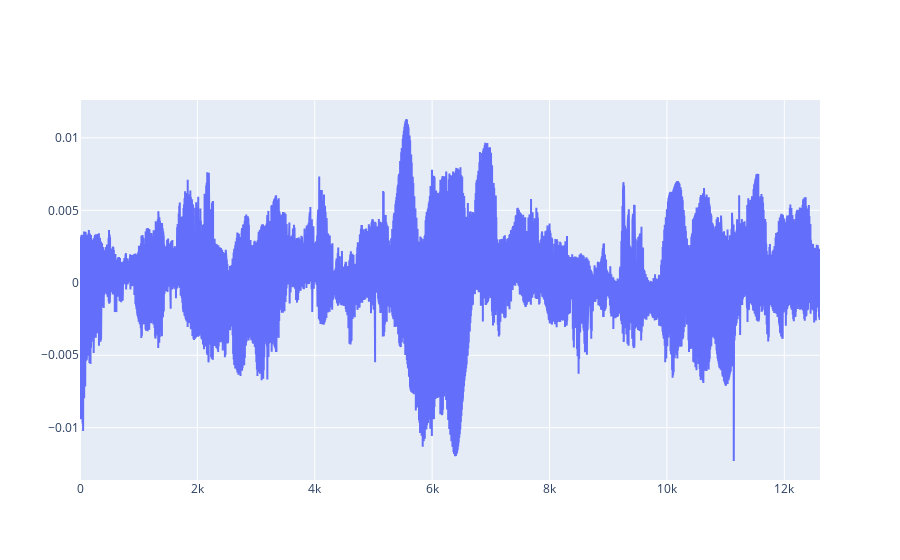

The notebook cell saved with this chart:
### Code cell
fig = go.Figure()
  fig.add_trace(go.Scatter(x=df.index, y=df['diff'], mode='lines', name='Differences'))
  fig

### Figure 1 — Plotly figure (JSON) as saved in the notebook; plotly's stock layout.template omitted (floating-point values rounded to 4 significant figures; data arrays with more than 128 entries replaced by an {"elided": "..."} marker saying what was removed)
{"data": [{"mode": "lines", "name": "Differences", "type": "scatter", "x": {"elided": "12609 int values"}, "y": {"elided": "12609 float values"}}], "layout": {}}
